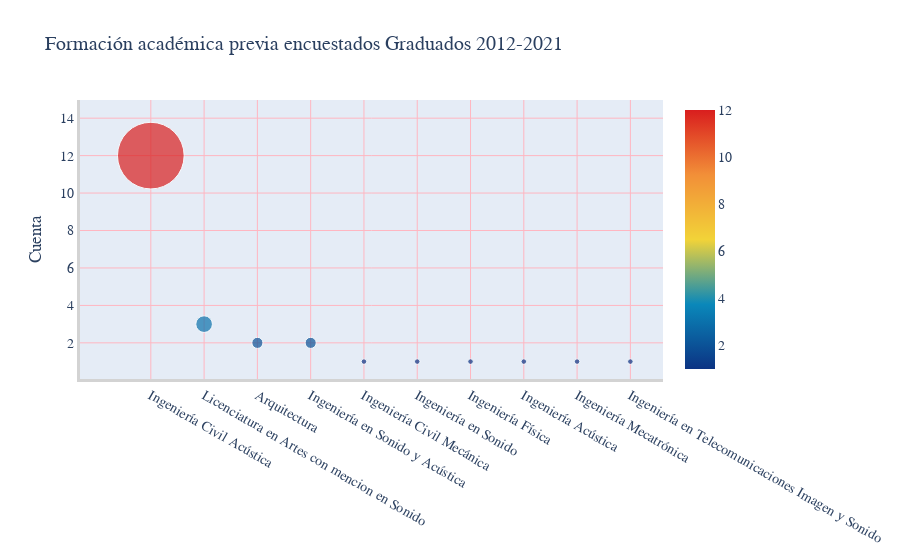

Write notebook code for a chart like this one.
### Markdown cell above
## ¿Qué formación académica previa tienen?

### Code cell
cnt_srs = df_egresados_subset_columns['Estudio_previo'].value_counts()

trace = go.Scatter(
    x=cnt_srs.index,
    y=cnt_srs.values,
    mode='markers',
    marker=dict(
        sizemode = 'diameter',
        sizeref = 0.180,
        size = cnt_srs.values,
        #color = np.random.randn(500), #set color equal to a variable
        color = cnt_srs.values,
        colorscale='Portland',
        showscale=True
    ),
)

layout = go.Layout(
    title='Formación académica previa encuestados Graduados 2012-2021', yaxis_title='Cuenta', font=dict(
        family="Rockwell", size=14)
)

data = [trace]
fig = go.Figure(data=data, layout=layout)
fig.update_xaxes(showline=True, linewidth=3, linecolor='lightgrey')
fig.update_yaxes(showline=True, linewidth=3, linecolor='lightgrey')
fig.update_xaxes(showgrid=True, gridwidth=1, gridcolor='LightPink')
fig.update_yaxes(showgrid=True, gridwidth=1, gridcolor='LightPink')
py.iplot(fig, filename="CurrentJobTitleSelect")

### Figure 1 — Plotly figure (JSON) as saved in the notebook; plotly's stock layout.template omitted (floating-point values rounded to 4 significant figures)
{"data": [{"marker": {"color": [12, 3, 2, 2, 1, 1, 1, 1, 1, 1], "colorscale": [[0, "rgb(12,51,131)"], [0.25, "rgb(10,136,186)"], [0.5, "rgb(242,211,56)"], [0.75, "rgb(242,143,56)"], [1, "rgb(217,30,30)"]], "showscale": true, "size": [12, 3, 2, 2, 1, 1, 1, 1, 1, 1], "sizemode": "diameter", "sizeref": 0.18}, "mode": "markers", "type": "scatter", "x": ["Ingeniería Civil Acústica", "Licenciatura en Artes con mencion en Sonido", "Arquitectura", "Ingeniería en Sonido y Acústica", "Ingeniería Civil Mecánica", "Ingeniería en Sonido", "Ingeniería Física", "Ingeniería Acústica", "Ingeniería Mecatrónica", "Ingeniería en Telecomunicaciones Imagen y Sonido "], "y": [12, 3, 2, 2, 1, 1, 1, 1, 1, 1]}], "layout": {"font": {"family": "Rockwell", "size": 14}, "title": {"text": "Formación académica previa encuestados Graduados 2012-2021"}, "xaxis": {"gridcolor": "LightPink", "gridwidth": 1, "linecolor": "lightgrey", "linewidth": 3, "showgrid": true, "showline": true}, "yaxis": {"gridcolor": "LightPink", "gridwidth": 1, "linecolor": "lightgrey", "linewidth": 3, "showgrid": true, "showline": true, "title": {"text": "Cuenta"}}}}
